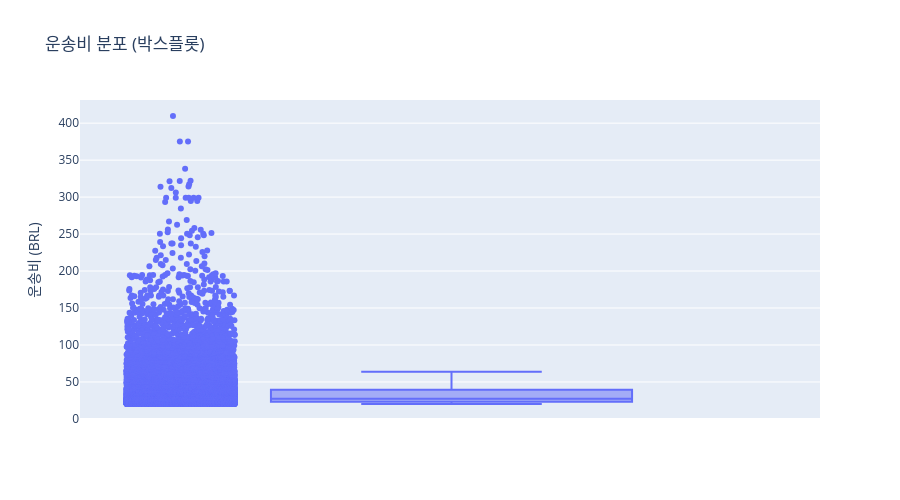

This figure's notebook cell:
### Markdown cell above
##### 🔍 운송비(freight_value)와의 관계 분석 요약
| 요인                            | 상관계수 (corr) | 시각적 경향         | 해석                       |
| ----------------------------- | ----------- | -------------- | ------------------------ |
| **거리 (distance\_km)**         | 0.07        | 약한 양의 상관관계     | 운송비에 거의 영향 없음            |
| **무게 (product\_weight\_g)**   | 0.55        | 중간 정도의 양의 상관관계 | 무거운 제품일수록 운송비 증가         |
| **부피 (product\_volume\_cm3)** | **0.56**    | 중간 정도의 양의 상관관계 | **운송비에 가장 큰 영향 요인**으로 보임 |

##### 💡 결론 및 인사이트
운송비가 평균보다 높은 주문은 거리보다는 제품의 부피 또는 무게가 클 가능성이 높습니다.

실제로 부피와 운송비 사이의 상관계수(0.56)는 가장 높았으며, 시각적으로도 완만한 증가 경향이 나타났습니다.

따라서 물류 비용 최적화를 고려한다면, 배송 경로보다는 부피 기반의 포장 방식 개선이나 부피가 큰 제품의 분리 배송 전략 등을 도입할 수 있습니다.

### Code cell
fig = px.box(
    df_high_freight,
    y='freight_value',
    points='all',  # 이상치 포함한 점 표시
    labels={'freight_value': '운송비 (BRL)'},
    title='운송비 분포 (박스플롯)'
)

fig.update_layout(height=500)
fig.show()

### Figure 1 — Plotly figure (JSON) as saved in the notebook; plotly's stock layout.template omitted (floating-point values rounded to 4 significant figures; data arrays with more than 128 entries replaced by an {"elided": "..."} marker saying what was removed)
{"data": [{"alignmentgroup": "True", "boxpoints": "all", "hovertemplate": "운송비 (BRL)=%{y}<extra></extra>", "legendgroup": "", "marker": {"color": "#636efa"}, "name": "", "notched": false, "offsetgroup": "", "orientation": "v", "showlegend": false, "type": "box", "x0": " ", "xaxis": "x", "y": {"elided": "32698 float values"}, "y0": " ", "yaxis": "y"}], "layout": {"boxmode": "group", "height": 500, "legend": {"tracegroupgap": 0}, "title": {"text": "운송비 분포 (박스플롯)"}, "xaxis": {"anchor": "y", "domain": [0, 1]}, "yaxis": {"anchor": "x", "domain": [0, 1], "title": {"text": "운송비 (BRL)"}}}}
